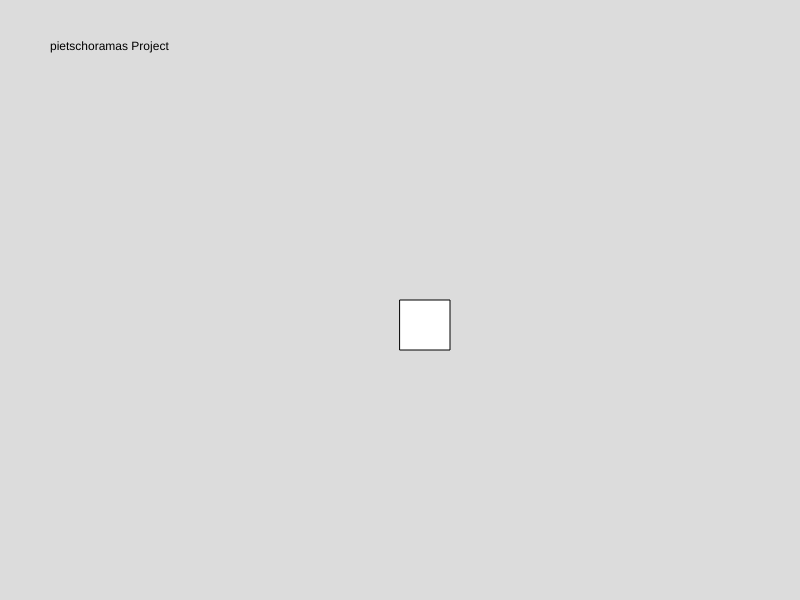
Frame 1 (no input)
Frame 60 (no input): identical to frame 1, image omitted
Frame 120 (the mouse pressed at the canvas centre since frame 60): identical to frame 1, image omitted

The p5.js sketch that drew this single still picture (run headless with seeded random() and noise() and a simulated clock; from frame 60 on, the mouse is pressed at the canvas centre):

// p5.js sketch
// ── sketch.js
function setup() {
    createCanvas(800, 600);
}

function draw() {
    background(220);
    rect(400, 300, 50, 50);
    text("pietschoramas Project", 50, 50);
}
